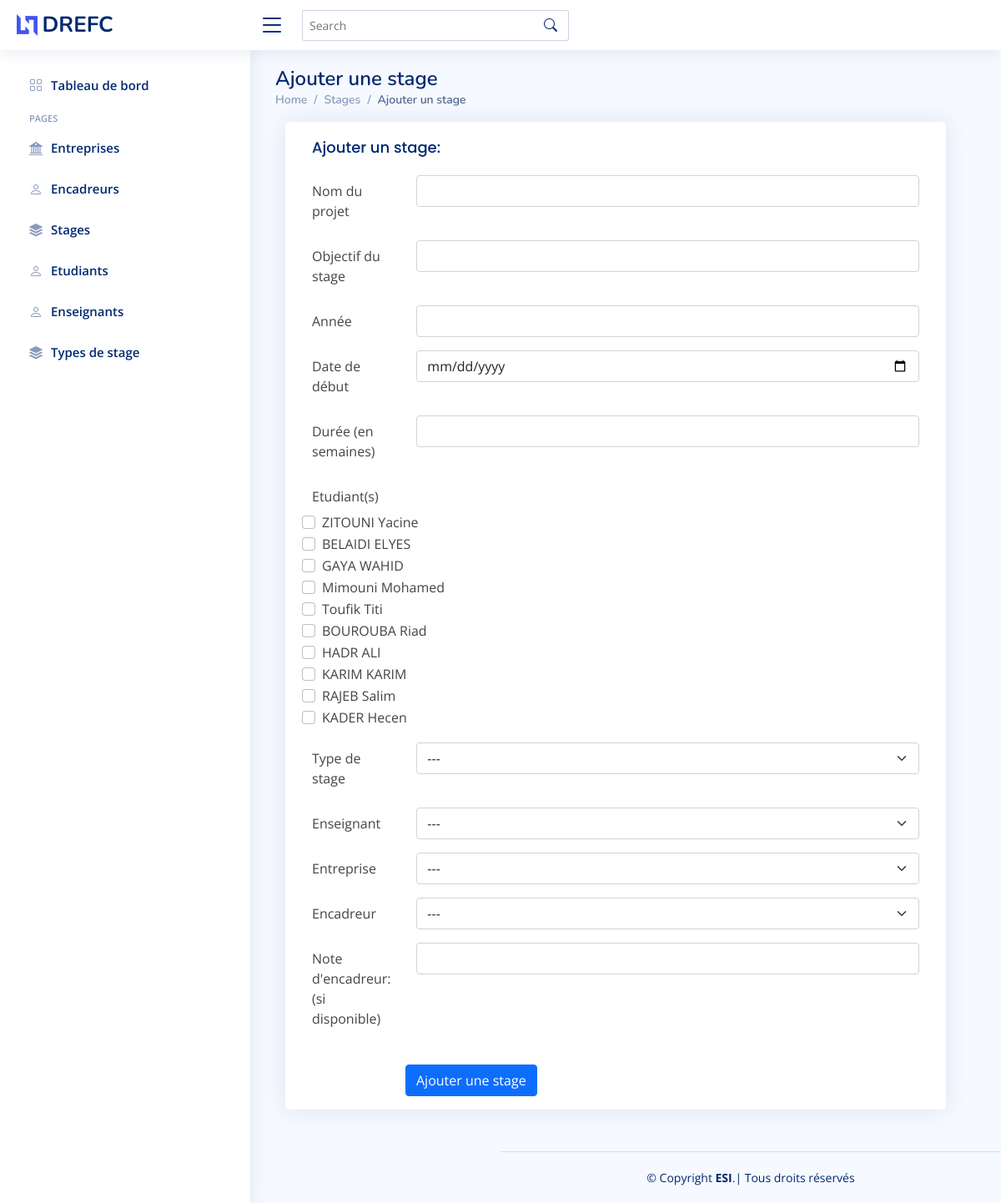
/stages/add, run on an earlier commit of the app's database.
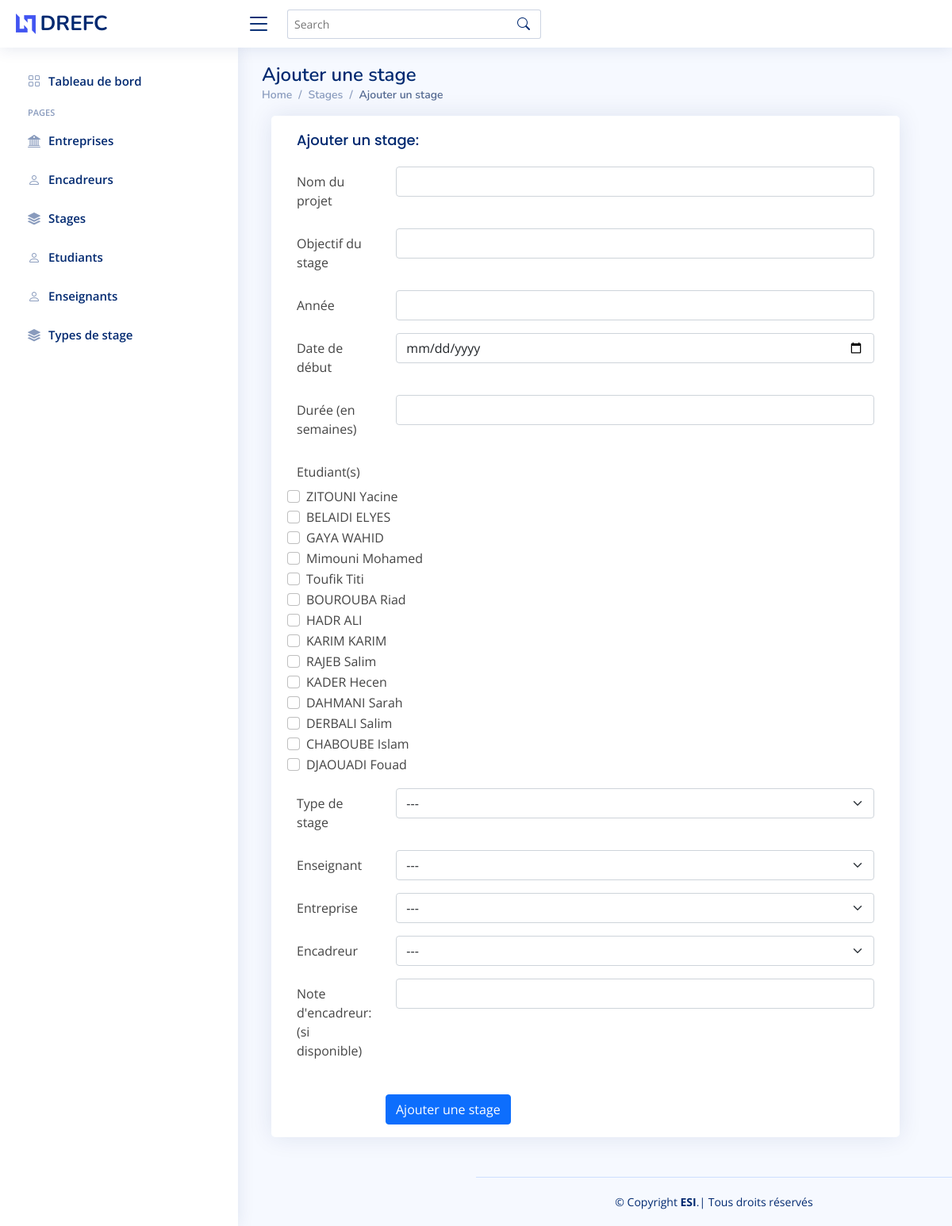
And on a later commit of the database.
### backend/models.py (models this page shows)
class Etudiant(models.Model):
    choixAnnee = [('1CP', '1CP'), ('2CP', '2CP'), ('1CS', '1CS'),
                  ('2CS', '2CS'), ('3CS', '3CS')]
    matricule = models.PositiveBigIntegerField(primary_key=True)
    nomEtudiant = models.CharField(max_length=40)
    prenomEtudiant = models.CharField(max_length=30)
    dateNaiss = models.DateField()
    anneeEtudes = models.CharField(max_length=3, choices=choixAnnee)

### backend/views.py (the view, shortened to what this page needs)
# urls.py: path('stages/add', addStage, name='addStage'),
def addStage(request, id=None):
    enseignants = Enseignant.objects.all()
    etudiants = Etudiant.objects.all()
    encadreurs = Encadreur.objects.all()
    entreprises = Entreprise.objects.all()
    types = TypeStages.objects.all()
    return render(request, "add/addStage.html", {
        "enseignants": enseignants,
        "encadreurs": encadreurs,
        "entreprises": entreprises,
        "types": types,
        "etudiants": etudiants,
    })

### backend/templates/add/addStage.html (shortened to what the changed rows need)
{% load static %}
<!DOCTYPE html>
<html lang="en">
  <head>
    <link
      href="{% static 'vendor/bootstrap/css/bootstrap.min.css' %}"
      rel="stylesheet"
    />
    <link
      href="{% static 'vendor/bootstrap-icons/bootstrap-icons.css' %}"
      rel="stylesheet"
    />
    <link href=" {% static 'style.css' %}" rel="stylesheet" />
  </head>
<body>
  <main id="main" class="main">
    <div class="pagetitle">
      <h1>Ajouter une stage</h1>
    </div>
    <section class="section">
      <div class="row  container-md ">
          <div class=" card  " style="height: max-content;">
            <div class="card-body">
              <form method="POST" action="{% url 'addStage' %}">
                  <div class="row mb-3">
                {% for et in etudiants  %}
                    <div class="form-check">
                      <input class="form-check-input"  type="checkbox" name="etudiant" value="{{et.matricule}}"  >
                      <label class="form-check-label">
                        {{et.nomEtudiant}} {{et.prenomEtudiant}}
                       </label>
                    </div>
                    {% endfor %}
                </div>
                </div>
            </div>
          </div>
    </section>
  </main>
</body>
</html>

What changed in the data, as far as the page shows it:
added Etudiant: nomEtudiant "DAHMANI", prenomEtudiant "Sarah"
added Etudiant: nomEtudiant "DERBALI", prenomEtudiant "Salim"
added Etudiant: nomEtudiant "CHABOUBE", prenomEtudiant "Islam"
added Etudiant: nomEtudiant "DJAOUADI", prenomEtudiant "Fouad"
